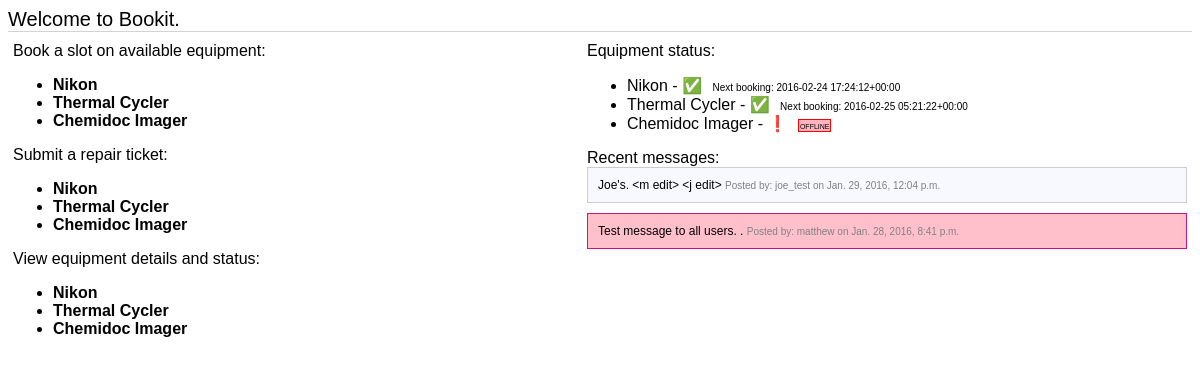
/scheduling/, run on the app's committed database.
### scheduling/models.py (models this page shows, shortened)
class Equipment(models.Model):
    name = models.CharField("Equipment",
                            max_length=40)
    description = models.TextField("Description",
                                   blank=True,
                                   null=True)
    brand = models.ForeignKey(Brand,
                              related_name="equipment")
    model = models.ForeignKey(Model,
                              related_name="equipment")
    component = models.ManyToManyField("Component",
                                       related_name="equipment",
                                       blank=True)
    modified = models.DateTimeField("Modified",
                                    auto_now=True)
    status = models.BooleanField("Running",
                                 default=True)
    @property
    def next_booking(self):
        return find_next_booking(self)
    class Meta:
        verbose_name_plural = "equipment"

class Event(models.Model):
    def __init__(self, *args, **kwargs):
        super(Event, self).__init__(*args, **kwargs)
        setattr(self, 'orig_start', getattr(self, 'start_time', None))
        setattr(self, 'orig_end', getattr(self, 'end_time', None))
    user = models.ForeignKey(User,
                             editable=False,
                             related_name='events')
    start_time = models.DateTimeField("Start time",
                                      blank=False,
                                      null=False)
    end_time = models.DateTimeField("End time",
                                    blank=False,
                                    null=False)
    elapsed_hours = models.FloatField("Elapsed time (h)",
                                      blank=True,
                                      null=True)
    equipment = models.ForeignKey(Equipment)
    status = models.CharField(choices=STATUS,
                              max_length=1,
                              default="A")
    notes = models.TextField("Notes",
                             blank=True,
                             null=True)
    disassemble = models.BooleanField("Can disassemble",
                                      default=True)
    maintenance = models.BooleanField("Maintenance Mode",
                                      default=False)
    expired = models.BooleanField("Expired",
                                  default=False)
    def upcoming(self):
        '''Event is still in the future'''
        if not self.expired and self.status == 'A':
            return True
        return False
    upcoming.boolean = True
    @property
    def start_timestring(self):
        return str(self.start_time)
    class Meta:
        ordering = ["-start_time"]

class Message(models.Model):
    msg = models.TextField("Message",
                           null=False,
                           blank=False)
    user = models.ForeignKey(User,
                             editable=False,
                             related_name='messages')
    created = models.DateTimeField("Created",
                                   editable=False,
                                   auto_now_add=True)
    modified = models.DateTimeField("Modified",
                                    auto_now=True,
                                    editable=False)
    critical = models.BooleanField("Critical",
                                   default=False)

### scheduling/views.py (the view)
def main_view(request):
    equipment_list = Equipment.objects.all()
    message_objs = Message.objects.all().order_by('-created')[:5]
    context = {'message_objs': message_objs,
               'equipment_list': equipment_list}
    return render(request, 'scheduling/index.html', context)

### scheduling/models.py (called while the page is built)
def find_next_booking(obj):
    return Event.objects.\
        filter(equipment=obj,
               status='A',
               expired=False,
               start_time__gte=datetime.now()).\
        order_by('start_time')[0]

### scheduling/templates/scheduling/index.html
{% extends "base.html" %}
{% block main %}
<div id="banner">Welcome to Bookit.</div>
<div id="nav-layout">
    <div class="nav-layout-item">Book a slot on available equipment:
        <ul>
            {% for equipment in equipment_list %}
                <li><a href="/scheduling/calendar/month/{{ equipment.name }}">{{ equipment.name }}</a></li>
            {% endfor %}
        </ul>
    </div>
    <div class="nav-layout-item">Submit a repair ticket:
        <ul>
            {% for equipment in equipment_list %}
                <li><a href="/admin/scheduling/ticket/add/?equipment={{ equipment.id }}">{{ equipment.name }}</a></li>
            {% endfor %}
        </ul>
    </div>
    <div class="nav-layout-item">View equipment details and status:
        <ul>
            {% for equipment in equipment_list %}
                <li><a href="/scheduling/equipment/{{ equipment.id }}">{{ equipment.name }}</a></li>
            {% endfor %}
        </ul>
    </div>
</div>
<div id="previews-container">
    <div id="equipment-status-preview">Equipment status:
        <ul>
            {% for equipment in equipment_list %}
                <li class="{{ equipment.status }}">{{ equipment.name }} -
                    {% if equipment.status %}
                        &#9989; <span>Next booking: {{ equipment.next_booking.start_timestring }}</span>
                    {% else %}&#10071; <span class="warning">offline</span>
                    {% endif %}
                </li>
            {% endfor %}
        </ul>
    </div>
    <div id="msg-box-preview">
        <div class="message-holder">Recent messages:
            {% for msg in message_objs %}
                <div class="message-obj{% if msg.critical %} critical{% endif %}">
                    {{ msg.msg }}
                    <span>Posted by: {{ msg.user}} on {{ msg.created }}</span>
                </div>
            {% endfor %}
        </div>
    </div>
</div>
{% endblock %}

### scheduling/templates/base.html (shortened to what this page needs)
	<!DOCTYPE html PUBLIC "-//W3C//DTD XHTML 1.0 Strict//EN" "http://www.w3.org/TR/xhtml1/DTD/xhtml1-strict.dtd">
	<html>
	<head>
		{% load staticfiles %}
		<link rel="stylesheet" type="text/css" href="{% static 'scheduling/style.css' %}" />
		<link rel="stylesheet" href="//code.jquery.com/ui/1.11.4/themes/smoothness/jquery-ui.css">
	</head>
    <body>
        <div id="main-content">
            {% block main %} {% endblock %}
        </div>
    </body>

### scheduling/static/scheduling/style.css (style rules this page uses)
body { font-family: 'PT Sans', sans-serif; }
a { text-decoration: none; color: black; font-weight: bold; }
div.message-holder { width: 600px; margin: auto; }
div.message-obj { padding: 10px; margin-bottom: 10px; border: 1px solid #ccc; font-family: 'PT Sans', sans-serif; font-size: 12px; background: ghostwhite; }
div.critical { background: pink; border: 1px solid mediumvioletred; }
div.message-obj span { font-size: 10px; color: gray; }
div#banner { font-size: 20px; border-bottom: 1px solid lightgray; }
div#nav-layout { float: left; margin: 10px 0px 0px 5px; }
div#previews-container { float:right; margin: 10px 5px 0px 0px; }
div#equipment-status-preview ul li span { font-size: 10px; margin-left: 6px; }
span.warning { border: 1px solid red; font-variant: small-caps; background: lightpink; padding: 0px 1px 0px 1px; }

### data on the page
Equipment: name "Nikon", next_booking.start_timestring "2016-02-24 17:24:12+00:00"
Equipment: name "Thermal Cycler", next_booking.start_timestring "2016-02-25 05:21:22+00:00"
Equipment: name "Chemidoc Imager", status "offline"
Message: msg "Joe's. <m edit> <j edit>", user "joe_test", created "Jan. 29, 2016, 12:04 p.m."
Message: msg "Test message to all users. .", user "matthew", created "Jan. 28, 2016, 8:41 p.m."
